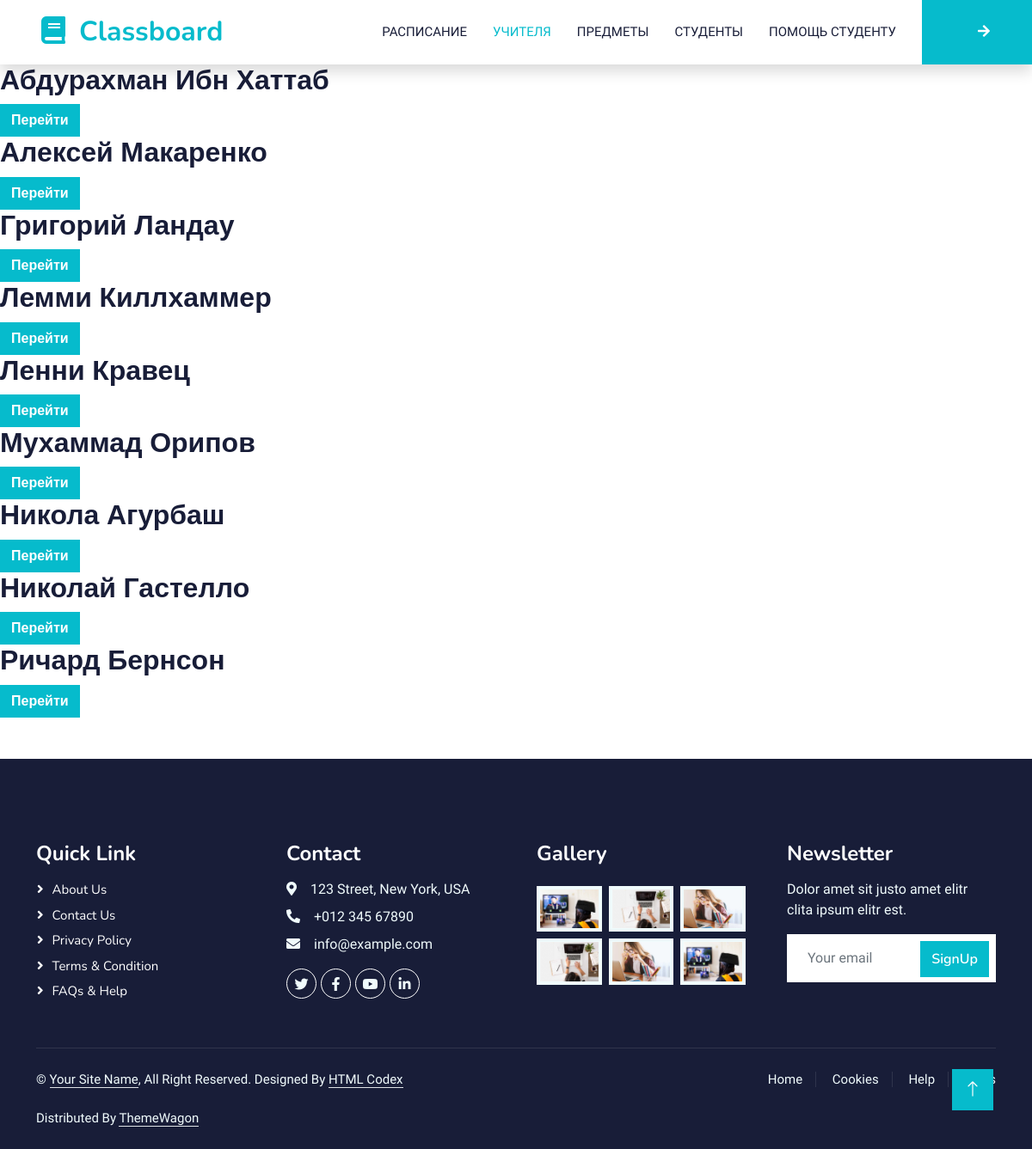
Screenshot of /teachers/ with the database file from the repository.
### teachers/models.py (models this page shows, shortened)
class Teacher(PersonAbstract):
    subject = models.ManyToManyField(to='subjects.Subject', related_name='subject_teacher')
    class Meta:
        verbose_name = 'Учитель'
        verbose_name_plural = 'Учителя'
        ordering = ['first_name', 'last_name']
    def get_absolute_url(self):
        from django.urls import reverse
        return reverse('teachers:view_teacher', kwargs={'pk': self.pk})

### teachers/views.py (the view, shortened to what this page needs)
# urls.py: path('', view_teachers, name='view_teachers'),
def view_teachers(request, pk=None) -> render:
    if pk:
        current_teacher = get_object_or_404(Teacher, pk=pk)
        template = 'teacher_detail.html'
        context = {
            'current_teacher': current_teacher,
        }
    else:
        teachers = Teacher.objects.all()
        template = 'teachers.html'
        context = {
            'teachers': teachers,
        }
    return render(request=request, template_name=template, context=context)

### teachers/templates/teachers.html (shortened to what this page needs)
{% extends 'layout/base.html' %}
{% block content %}
    {% for teacher in  teachers %}
        <h2>{{ teacher.first_name }} {{ teacher.last_name }}</h2>
        <a class="btn btn-primary" href="{{ teacher.get_absolute_url }}"> Перейти </a>
    {% endfor %}
{% endblock content %}

### templates/layout/base.html (shortened to what this page needs)
{% url 'teachers:view_teachers' as view_teachers %}
{% url 'subjects:subjects_view' as subjects_view %}
{% url 'classboard_view' as classboard_view %}
{% url 'wages:show_teachers_grid' as show_teachers_grid %}
{% url 'students_view' as students_view %}
{% load static %}
<!DOCTYPE html>
<html lang="en">
<head>
    <link href="https://cdnjs.cloudflare.com/ajax/libs/font-awesome/5.10.0/css/all.min.css" rel="stylesheet">
    <link href="https://cdn.jsdelivr.net/npm/bootstrap-icons@1.4.1/font/bootstrap-icons.css" rel="stylesheet">
    <link href="{% static 'lib/animate/animate.min.css' %}" rel="stylesheet">
    <link href="{% static 'lib/owlcarousel/assets/owl.carousel.min.css' %}" rel="stylesheet">
    <link href="{% static 'css/bootstrap.min.css' %}" rel="stylesheet">
    <link href="{% static 'css/style.css' %}" rel="stylesheet">
</head>
<body>
{% include 'layout/nav.html' %}
{% block content %}
{% endblock content %}
{% include 'layout/footer.html' %}

### templates/layout/nav.html (shortened to what this page needs)
{% load static %}
<nav class="navbar navbar-expand-lg bg-white navbar-light shadow sticky-top p-0">
    <a href="/" class="navbar-brand d-flex align-items-center px-4 px-lg-5">
        <h2 class="m-0 text-primary"><i class="fa fa-book me-3"></i>Classboard</h2>
    </a>
    <div class="collapse navbar-collapse" id="navbarCollapse">
        <div class="navbar-nav ms-auto p-4 p-lg-0">
            <a class="nav-item nav-link
                    " aria-current="page" href="{% url 'classboard_view' %}">Расписание
            </a>
            <a class="nav-item nav-link
                {% if request.path == view_teachers %}#}
                    active
                {% endif %}
                    " aria-current="page" href="{% url 'teachers:view_teachers' %}">Учителя
            </a>
            <a class="nav-item nav-link
                    " aria-current="page" href="{% url 'subjects:subjects_view' %}">Предметы
            </a>
            <a class="nav-item nav-link
                    " aria-current="page" href="{% url 'students_view' %}">Студенты
            </a>
            <a class="nav-item nav-link"
               aria-current="page" href="{% url 'studentshelper_app:show_studentshelper' %}">Помощь студенту
            </a>
        </div>
        <a href="" class="btn btn-primary py-4 px-lg-5 d-none d-lg-block"><i class="fa fa-arrow-right ms-3"></i></a>
    </div>
</nav>

### templates/layout/footer.html (shortened to what this page needs)
{% load static %}
<div class="container-fluid bg-dark text-light footer pt-5 mt-5 wow fadeIn" data-wow-delay="0.1s">
    <div class="container py-5">
        <div class="row g-5">
            <div class="col-lg-3 col-md-6">
                <h4 class="text-white mb-3">Quick Link</h4>
                <a class="btn btn-link" href="">About Us</a>
                <a class="btn btn-link" href="">Contact Us</a>
                <a class="btn btn-link" href="">Privacy Policy</a>
                <a class="btn btn-link" href="">Terms & Condition</a>
                <a class="btn btn-link" href="">FAQs & Help</a>
            </div>
            <div class="col-lg-3 col-md-6">
                <h4 class="text-white mb-3">Contact</h4>
                <p class="mb-2"><i class="fa fa-map-marker-alt me-3"></i>123 Street, New York, USA</p>
                <p class="mb-2"><i class="fa fa-phone-alt me-3"></i>+012 345 67890</p>
                <p class="mb-2"><i class="fa fa-envelope me-3"></i>info@example.com</p>
                <div class="d-flex pt-2">
                    <a class="btn btn-outline-light btn-social" href=""><i class="fab fa-twitter"></i></a>
                    <a class="btn btn-outline-light btn-social" href=""><i class="fab fa-facebook-f"></i></a>
                    <a class="btn btn-outline-light btn-social" href=""><i class="fab fa-youtube"></i></a>
                    <a class="btn btn-outline-light btn-social" href=""><i class="fab fa-linkedin-in"></i></a>
                </div>
            </div>
            <div class="col-lg-3 col-md-6">
                <h4 class="text-white mb-3">Gallery</h4>
                <div class="row g-2 pt-2">
                    <div class="col-4">
                        <img class="img-fluid bg-light p-1" src="{% static 'img/course-1.jpg' %}" alt="">
                        </div>
                        <div class=" col-4">
                        <img class="img-fluid bg-light p-1" src="{% static 'img/course-2.jpg' %}" alt="">
                        </div>
                        <div class=" col-4">
                        <img class="img-fluid bg-light p-1" src="{% static 'img/course-3.jpg' %}" alt="">
                        </div>
                        <div class=" col-4">
                        <img class="img-fluid bg-light p-1" src="{% static 'img/course-2.jpg' %}" alt="">
                        </div>
                        <div class=" col-4">
                        <img class="img-fluid bg-light p-1" src="{% static 'img/course-3.jpg' %}" alt="">
                        </div>
                        <div class=" col-4">
                        <img class="img-fluid bg-light p-1" src="{% static 'img/course-1.jpg' %}" alt="">
                        </div>
                    </div>
                </div>
                <div class=" col-lg-3 col-md-6">
                        <h4 class="text-white mb-3">Newsletter</h4>
                        <p>Dolor amet sit justo amet elitr clita ipsum elitr est.</p>
                        <div class="position-relative mx-auto" style="max-width: 400px;">
                            <input class="form-control border-0 w-100 py-3 ps-4 pe-5" type="text"
                                   placeholder="Your email">
                            <button type="button" class="btn btn-primary py-2 position-absolute top-0 end-0 mt-2 me-2">
                                SignUp
                            </button>
                        </div>
                    </div>
                </div>
            </div>
            <div class="container">
                <div class="copyright">
                    <div class="row">
                        <div class="col-md-6 text-center text-md-start mb-3 mb-md-0">
                            &copy; <a class="border-bottom" href="#">Your Site Name</a>, All Right Reserved.
                            Designed By <a class="border-bottom" href="https://htmlcodex.com">HTML Codex</a><br><br>
                            Distributed By <a class="border-bottom" href="https://themewagon.com">ThemeWagon</a>
                        </div>
                        <div class="col-md-6 text-center text-md-end">
                            <div class="footer-menu">
                                <a href="">Home</a>
                                <a href="">Cookies</a>
                                <a href="">Help</a>
                                <a href="">FQAs</a>
                            </div>
                        </div>
                    </div>
                </div>
            </div>
        </div>
        <a href="#" class="btn btn-lg btn-primary btn-lg-square back-to-top"><i class="bi bi-arrow-up"></i></a>
        </body>
        </html>

### static/css/style.css (style rules this page uses)
:root { --primary: #06BBCC; --light: #F0FBFC; --dark: #181d38; }
.back-to-top { position: fixed; display: none; right: 45px; bottom: 45px; z-index: 99; }
.btn { font-family: 'Nunito', sans-serif; font-weight: 600; transition: .5s; }
.btn.btn-primary, .btn.btn-secondary { color: #FFFFFF; }
.btn-lg-square { width: 48px; height: 48px; }
.btn-square, .btn-sm-square, .btn-lg-square { padding: 0; display: flex; align-items: center; justify-content: center; font-weight: normal; border-radius: 0px; }
.navbar-light .navbar-nav .nav-link { margin-right: 30px; padding: 25px 0; color: #FFFFFF; font-size: 15px; text-transform: uppercase; outline: none; }
.navbar-light .navbar-nav .nav-link:hover, .navbar-light .navbar-nav .nav-link.active { color: var(--primary); }
.navbar-light .navbar-brand, .navbar-light a.btn { height: 75px; }
.navbar-light .navbar-nav .nav-link { color: var(--dark); font-weight: 500; }
.navbar-light.sticky-top { top: -100px; transition: .5s; }
.footer .btn.btn-social { margin-right: 5px; width: 35px; height: 35px; display: flex; align-items: center; justify-content: center; color: var(--light); font-weight: normal; border: 1px solid #FFFFFF; border-radius: 35px; transition: .3s; }
.footer .btn.btn-link { display: block; margin-bottom: 5px; padding: 0; text-align: left; color: #FFFFFF; font-size: 15px; font-weight: normal; text-transform: capitalize; transition: .3s; }
.footer .btn.btn-link::before { position: relative; content: "\f105"; font-family: "Font Awesome 5 Free"; font-weight: 900; margin-right: 10px; }
.footer .copyright { padding: 25px 0; font-size: 15px; border-top: 1px solid rgba(256, 256, 256, .1); }
.footer .copyright a { color: var(--light); }
.footer .footer-menu a { margin-right: 15px; padding-right: 15px; border-right: 1px solid rgba(255, 255, 255, .1); }
.footer .footer-menu a:last-child { margin-right: 0; padding-right: 0; border-right: none; }

### rows the page displays
Teacher: first_name "Абдурахман", last_name "Ибн Хаттаб"
Teacher: first_name "Алексей", last_name "Макаренко"
Teacher: first_name "Григорий", last_name "Ландау"
Teacher: first_name "Лемми", last_name "Киллхаммер"
Teacher: first_name "Ленни", last_name "Кравец"
Teacher: first_name "Мухаммад", last_name "Орипов"
Teacher: first_name "Никола", last_name "Агурбаш"
Teacher: first_name "Николай", last_name "Гастелло"
Teacher: first_name "Ричард", last_name "Бернсон"
